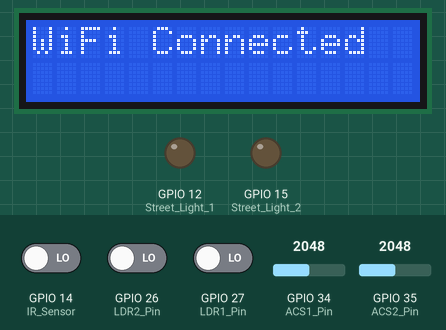
A sketch run on a simulated ESP32. Parts: 16×2 character LCD, output pins drawn as LEDs (lit = HIGH). The inputs (shaded band) are chosen by the test bench; at power-on: GPIO 14 (IR_Sensor) LOW, GPIO 26 (LDR2_Pin) LOW, GPIO 27 (LDR1_Pin) LOW, GPIO 34 (ACS1_Pin) = 2048, GPIO 35 (ACS2_Pin) = 2048 (analog values on the 0–4095 scale). WiFi joins after 1.5 s; servers stay silent unless stated; what the sketch prints to the serial monitor is not drawn.

Above: at 3.6 s.
At 9.3 s:
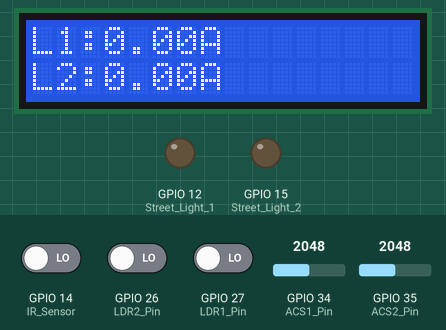
9.4 s: GPIO 14 (IR_Sensor) driven HIGH
At 17.3 s:
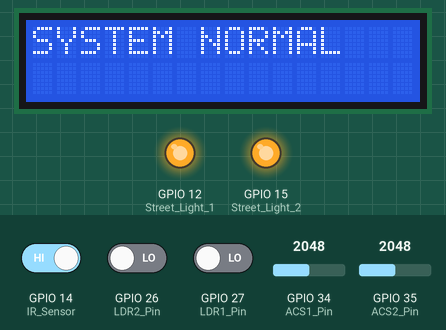
19.7 s: GPIO 26 (LDR2_Pin) driven HIGH
At 24.7 s:
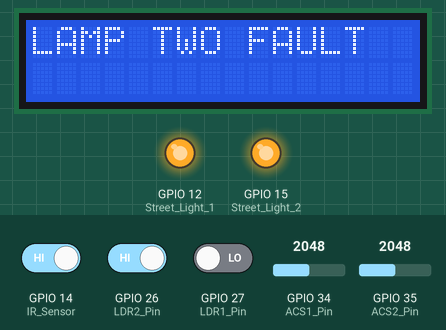
Timing chart, 0 to 26.2 s (numbered marks = the images above; inputs shaded):
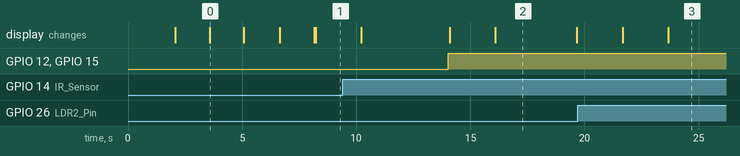

Measured:
- after the input at 9.4 s, GPIO 12 (Street_Light_1), GPIO 15 (Street_Light_2): LOW → HIGH after 4.6 s
- after the input at 19.7 s, the display: first differs from a run without the input after 4.0 s (image 3)
- what the display in image 0 shows lasts 1.5 s, from 3.6 s to 5.1 s
- what the display in image 2 shows lasts 3.6 s, from 16.1 s to 19.7 s

The sketch:

streetfault.ino
```cpp
#include <LiquidCrystal.h>
#include <WiFi.h>
#include "ThingSpeak.h"

LiquidCrystal lcd(4,16,17,5,18,19);

// WIFI
const char* ssid = "Iot";
const char* password = "iot12345";

WiFiClient client;

unsigned long channelID = 3217881;
const char* writeAPIKey = "AY033E197CMMIM7S";

// PINS
#define IR_Sensor 14
#define Street_Light_1 12
#define Street_Light_2 15
#define ACS1_Pin 34
#define ACS2_Pin 35
#define LDR1_Pin 27
#define LDR2_Pin 26

// ADC
#define ADC_REF 3.3
#define ADC_RES 4095.0
#define ACS_SENSITIVITY 0.185

float offset1=0;
float offset2=0;

float current1=0;
float current2=0;

int fault1Count=0;
int fault2Count=0;

bool smsSent=false;

unsigned long lastTSupdate=0;
const long TSinterval=10000;

// ======================================

void setup()
{

Serial.begin(9600);

pinMode(IR_Sensor,INPUT);
pinMode(LDR1_Pin,INPUT);
pinMode(LDR2_Pin,INPUT);

pinMode(Street_Light_1,OUTPUT);
pinMode(Street_Light_2,OUTPUT);

lcd.begin(16,2);

lcd.print("STREET LIGHT");
lcd.setCursor(0,1);
lcd.print("MONITORING");
delay(2000);
lcd.clear();

analogReadResolution(12);
analogSetAttenuation(ADC_11db);

// WIFI CONNECT

lcd.print("WiFi Connecting");

WiFi.begin(ssid,password);

while(WiFi.status()!=WL_CONNECTED)
{
delay(500);
}

lcd.clear();
lcd.print("WiFi Connected");
delay(1500);
lcd.clear();

ThingSpeak.begin(client);

// SENSOR CALIBRATION

lcd.print("Calibrating...");

long sum1=0;
long sum2=0;

for(int i=0;i<300;i++)
{
sum1+=analogRead(ACS1_Pin);
sum2+=analogRead(ACS2_Pin);
delay(5);
}

offset1=(sum1/300.0)*ADC_REF/ADC_RES;
offset2=(sum2/300.0)*ADC_REF/ADC_RES;

lcd.clear();
lcd.print("Calibration OK");
delay(1500);
lcd.clear();

}

// ======================================

void loop()
{

bool lightsON=digitalRead(IR_Sensor);

// LIGHT CONTROL

if(lightsON)
{
digitalWrite(Street_Light_1,HIGH);
digitalWrite(Street_Light_2,HIGH);
}
else
{
digitalWrite(Street_Light_1,LOW);
digitalWrite(Street_Light_2,LOW);
}

// CURRENT MEASUREMENT

current1=readCurrent(ACS1_Pin,offset1);
current2=readCurrent(ACS2_Pin,offset2);

// LCD CURRENT DISPLAY

// -------- Screen 1 : Current Values --------

lcd.clear();

lcd.setCursor(0,0);
lcd.print("L1:");
lcd.print(current1,2);
lcd.print("A");

lcd.setCursor(0,1);
lcd.print("L2:");
lcd.print(current2,2);
lcd.print("A");

delay(2000);


// -------- Screen 2 : System Status --------

lcd.clear();

lcd.setCursor(0,0);
lcd.print("SYSTEM NORMAL");

delay(2000);
// FAULT CHECK

bool fault1=false;
bool fault2=false;

if(lightsON)
{
if(digitalRead(LDR1_Pin)==HIGH) fault1=true;
if(digitalRead(LDR2_Pin)==HIGH) fault2=true;
}

// FAULT ACTION

if(fault1||fault2)
{

if(!smsSent)
{

lcd.clear();

if(fault1&&fault2)
{
lcd.print("BOTH LAMP FAULT");
sendSMS("Lamp One & Lamp Two Fault");
}

else if(fault1)
{
lcd.print("LAMP ONE FAULT");
sendSMS("Lamp One Fault");
}

else if(fault2)
{
lcd.print("LAMP TWO FAULT");
sendSMS("Lamp Two Fault");
}

smsSent=true;

delay(3000);   // show message clearly

}

fault1Count+=fault1;
fault2Count+=fault2;

}
else
{
smsSent=false;

lcd.clear();
lcd.print("SYSTEM NORMAL");
delay(1500);
}

// THINGSPEAK UPDATE

if(millis()-lastTSupdate>TSinterval)
{

int status1 = (lightsON && digitalRead(LDR1_Pin)==LOW) ? 1 : 0;
int status2 = (lightsON && digitalRead(LDR2_Pin)==LOW) ? 1 : 0;

ThingSpeak.setField(1,current1);
ThingSpeak.setField(2,current2);
ThingSpeak.setField(3,fault1Count);
ThingSpeak.setField(4,fault2Count);
ThingSpeak.setField(5,status1);
ThingSpeak.setField(6,status2);

ThingSpeak.writeFields(channelID,writeAPIKey);

lastTSupdate=millis();

fault1Count=0;
fault2Count=0;

}

}

// ======================================

float readCurrent(int pin,float offset)
{

const int samples=100;
long sum=0;

for(int i=0;i<samples;i++)
{
sum+=analogRead(pin);
delayMicroseconds(200);
}

float adcAvg=sum/(float)samples;

float voltage=adcAvg*ADC_REF/ADC_RES;

float current=(voltage-offset)/ACS_SENSITIVITY;

return abs(current);

}

// ======================================

void sendSMS(String message)
{

Serial.println("AT+CMGF=1");
delay(2000);

Serial.println("AT+CMGS=\"7200462481\"");
delay(2000);

Serial.println(message);
delay(2000);

Serial.write(26);

delay(5000);

}
```
